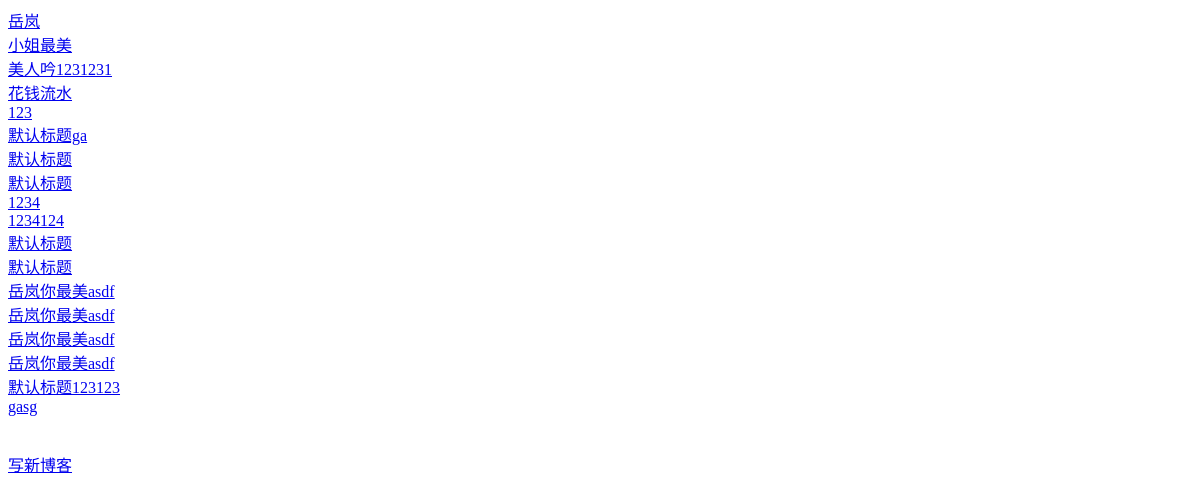
/blog/, run on an earlier commit of the app's database.
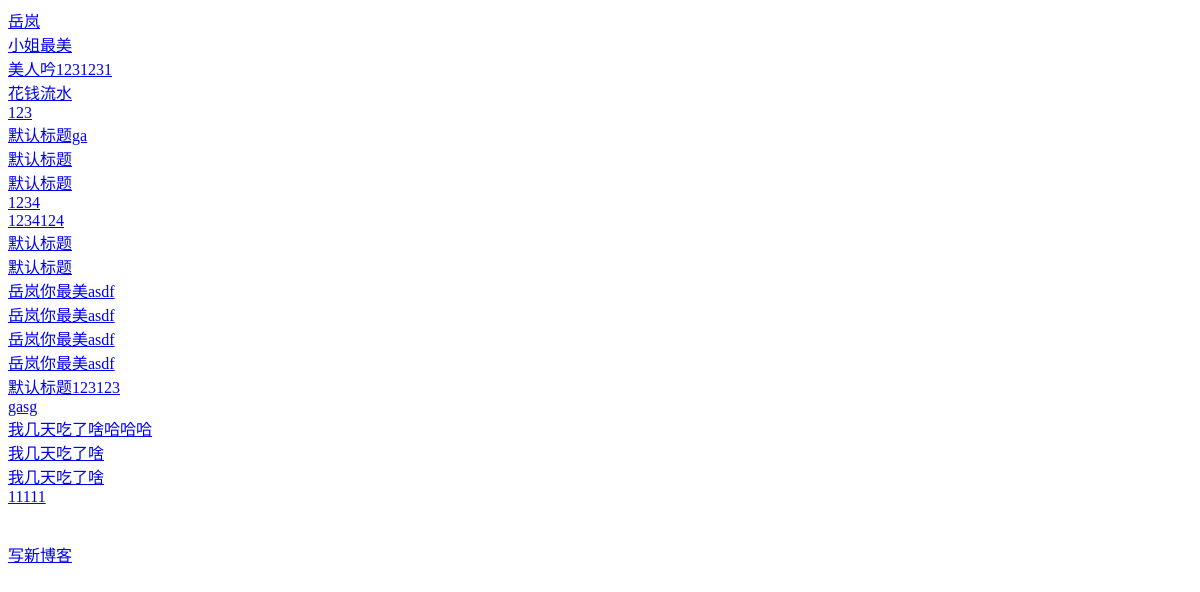
And on a later commit of the database.
### blog/models.py (models this page shows)
class Article(models.Model):
    title = models.CharField(max_length=32, default='title')
    content = models.TextField(null=True)
    pub_time = models.DateTimeField(null=True)
    def __str__(self):
        return self.title

### blog/views.py (the view)
# urls.py: path('', views.ren),
def ren(request):
    articles = models.Article.objects.all()
    return render(request, 'blog/index1.html', {'articles': articles})

### blog/templates/blog/index1.html (shortened to what this page needs)
<!DOCTYPE html>
<html lang="en">
<head>
</head>
<body>
  {% for article in articles %}
     <a href="{% url 'blog:article_detail' article.id %}">{{ article }}</a>
     <br/>
  {% endfor %}
<br/>
<br/>
<a href="{% url 'blog:article_edit' 0 %}">写新博客</a>
</body>
</html>

What changed in the data, as far as the page shows it:
added Article: title "我几天吃了啥哈哈哈"
added Article: title "我几天吃了啥"
added Article: title "我几天吃了啥"
added Article: title "11111"
